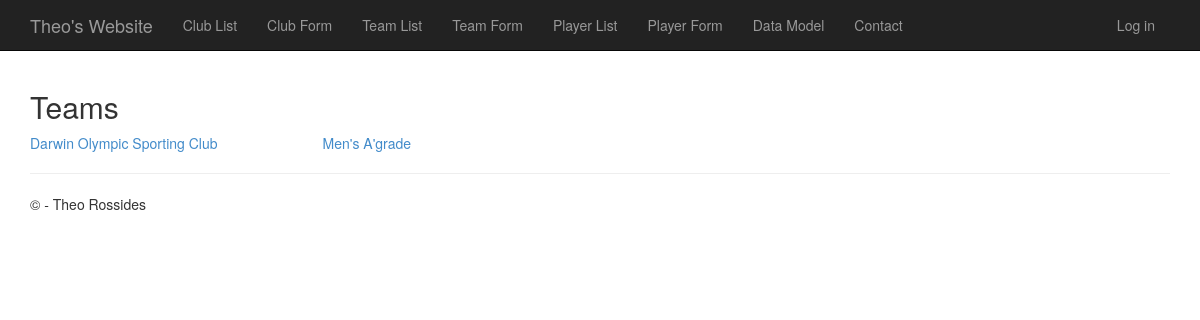
The app's page /teams, older data.
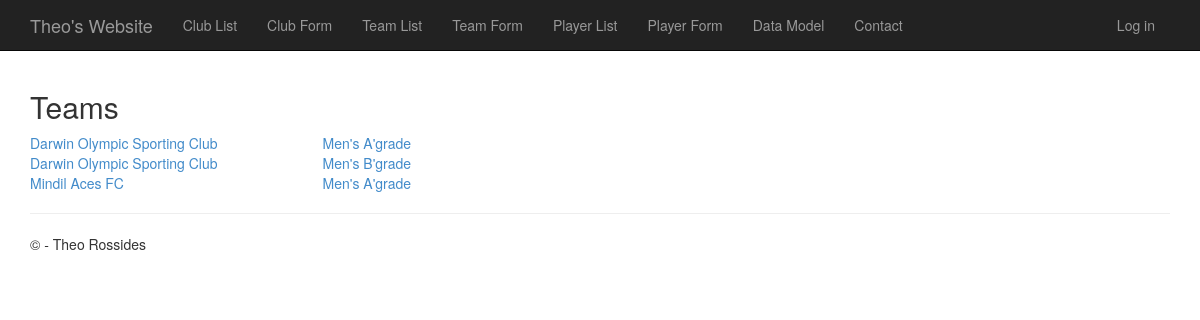
The same page, newer data.
### app/models.py (models this page shows, shortened)
class Team(models.Model):
    name = models.CharField("team",max_length=50)
    about = models.CharField(max_length=500)
    training_time = models.CharField(max_length=100)
    club = models.ForeignKey(Club)

class Club(models.Model):
    name = models.CharField("club",max_length=50, help_text='Name of the Club.')
    year_formed = models.PositiveIntegerField(help_text='The year the Club was formed.')
    president_name = models.CharField(max_length=25, help_text='The president name of the Club.')
    email = models.EmailField(help_text='The contact email address for the Club.')
    phone_number = models.CharField(max_length=12, help_text='The phone number to contact the Club.')
    club_nickname = models.CharField(max_length=20, help_text='The Nickname of the Club.')
    def __str__(self):
        return self.name

### app/views.py (the view)
# urls.py: url(r'^teams$', app.views.teams, name='teams'),
def teams(request):
    teams = Team.objects.all();
    return render_to_response('app/teams.html', { 'teams': teams });

### app/templates/app/teams.html
﻿{% extends "app/layout.html" %}
{% block content %}
    <h2>Teams</h2>
    {% for team in teams %}
        <div class="row">
            <div class="col-md-3">
                <a href="{% url 'teamdetails' team.id %}">
                    {{ team.club }}
                </a>
            </div>
            <div class="col-md-3">
                <a href="/teams/{{ team.id }}">
                    {{ team.name }}
                </a>
            </div>
        </div>
    {% endfor %}
{% endblock %}

Row changes from the older to the newer data that the page shows:
added Team: club "Darwin Olympic Sporting Club", name "Men's B'grade"
added Team: club "Mindil Aces FC", name "Men's A'grade"
